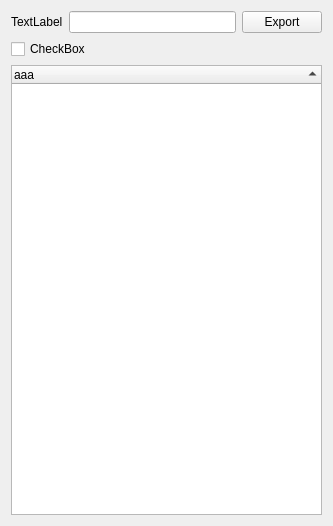
<?xml version="1.0" encoding="UTF-8"?>
<ui version="4.0">
 <class>Form</class>
 <widget class="QWidget" name="Form">
  <property name="geometry">
   <rect>
    <x>0</x>
    <y>0</y>
    <width>333</width>
    <height>526</height>
   </rect>
  </property>
  <property name="windowTitle">
   <string>Form</string>
  </property>
  <layout class="QGridLayout" name="gridLayout">
   <item row="0" column="0">
    <widget class="QLabel" name="label">
     <property name="text">
      <string>TextLabel</string>
     </property>
    </widget>
   </item>
   <item row="0" column="1">
    <widget class="QLineEdit" name="lineEdit"/>
   </item>
   <item row="0" column="2">
    <widget class="QPushButton" name="pushButton">
     <property name="text">
      <string>Export</string>
     </property>
    </widget>
   </item>
   <item row="1" column="0" colspan="2">
    <widget class="QCheckBox" name="checkBox">
     <property name="text">
      <string>CheckBox</string>
     </property>
    </widget>
   </item>
   <item row="2" column="0" colspan="3">
    <widget class="QTreeWidget" name="treeWidget">
     <property name="alternatingRowColors">
      <bool>true</bool>
     </property>
     <property name="selectionMode">
      <enum>QAbstractItemView::SingleSelection</enum>
     </property>
     <property name="sortingEnabled">
      <bool>true</bool>
     </property>
     <column>
      <property name="text">
       <string>aaa</string>
      </property>
     </column>
    </widget>
   </item>
  </layout>
 </widget>
 <resources/>
 <connections/>
</ui>
